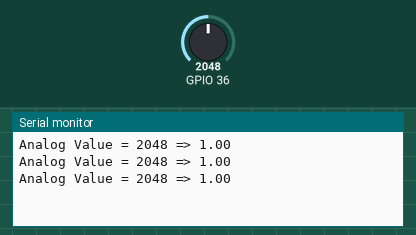
A sketch run on a simulated ESP32. Shown: the last lines printed to the serial monitor. The test bench sets the inputs (shaded band); at power-on: GPIO 36 = 2048.

Above: at 1.3 s.
1.4 s: GPIO 36 set to 2866
At 1.9 s:
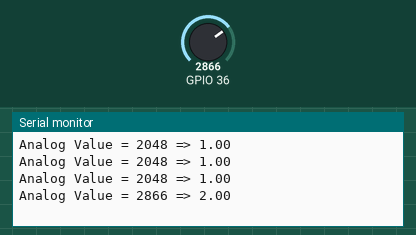
2.9 s: GPIO 36 set to 3603
At 3.4 s:
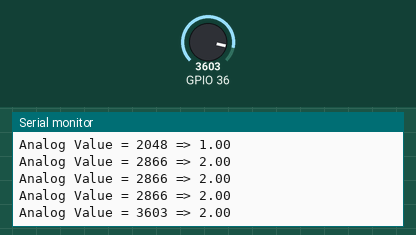
Timing chart, 0 to 5.9 s (numbered marks = the images above; inputs shaded):
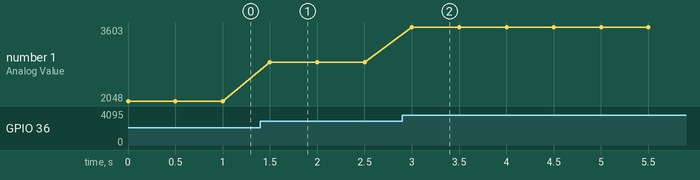

Measured:
- after the input at 1.4 s, the serial monitor: prints a new line after 0.10 s (image 1)
- after the input at 2.9 s, the serial monitor: prints a new line after 0.10 s (image 2)
- plotted number 1: 2048 → 2866 after the input at 1.4 s, 2866 → 3603 after the input at 2.9 s

The sketch:

Lab_7_record_TEST_7.1-3_map.ino
```cpp
int valLight = 0;
void setup()  {
  Serial.begin(115200);
}
void loop() {
  unsigned int val = analogRead(36);
  Serial.print("Analog Value = ");
  Serial.print(val);

  float realval = map(val,0,4095,0.0,3.3);
  Serial.print(" => ");
  Serial.println(realval);
  delay(500);
}
```
